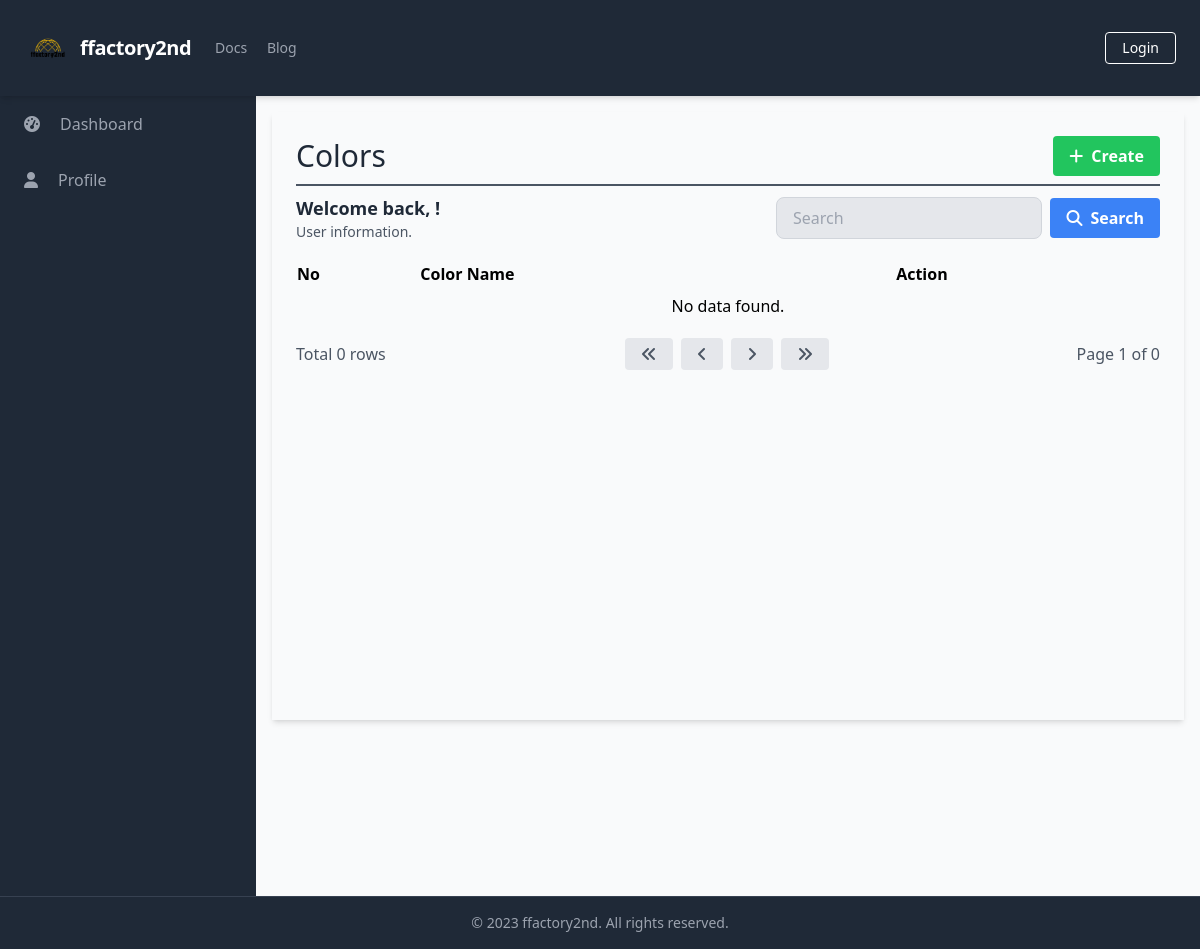
Before: /manage_colors/manage_colors_list.php with the older database file.
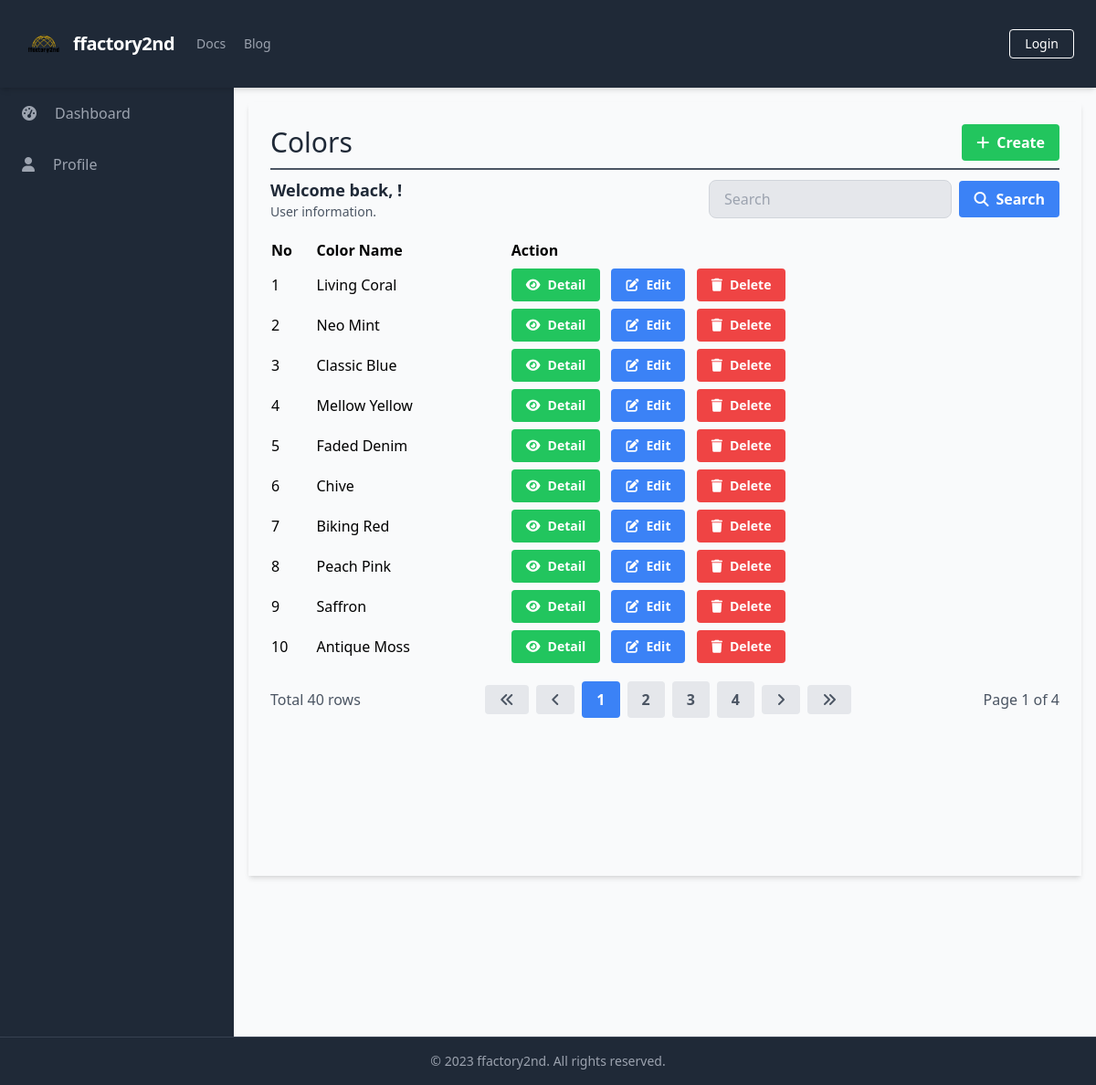
After: the same page with the newer database file.
### tables this page shows
CREATE TABLE `Colors` (
  `ColorID` int(11) NOT NULL,
  `ColorName` varchar(50) DEFAULT NULL
);

### database/connection.php (called while the page is built, shortened)
<?php
$baseUrl = "http://localhost/final_project_ricky_2023/";

### public/manage_colors/manage_colors_list.php (the view, shortened to what the changed rows need)
<?php
require_once('../../database/connection.php');
?>
<?php include_once('../components/header.php'); ?>
<div class="h-screen flex flex-col">
    <div class="flex-grow bg-gray-50 flex flex-row shadow-md">
        <main class="bg-gray-50 flex flex-col flex-1 overflow-y-scroll h-screen flex-shrink-0 sc-hide pb-40">
            <div class="flex items-start justify-start p-6 shadow-md m-4 flex-1 flex-col">
                <div class="flex flex-row justify-between items-center w-full border-b-2 border-gray-600 mb-2 pb-2">
                    <h1 class="text-3xl text-gray-800 font-semibol w-full">Colors</h1>
                </div>
                <div class="flex flex-col w-full">
                    <?php include('../components/search_manage.php'); ?>
                    <table class="min-w-full">
                        <thead>
                            <tr>
                                <th class="text-left py-1">No</th>
                                <th class="text-left py-1">Color Name</th>
                                <th class="text-left py-1">Action</th>
                            </tr>
                        </thead>
                        <tbody>
                            <?php
                            $searchTerm = isset($_GET['search']) ? $_GET['search'] : '';
                            $page = isset($_GET['page']) ? $_GET['page'] : 1;
                            $query = "SELECT * FROM Colors
                                      WHERE ColorName LIKE '%$searchTerm%'
                                      LIMIT 10 OFFSET " . ($page - 1) * 10;
                            $result = $conn->query($query);
                            $queryCount = "SELECT COUNT(*) AS count FROM Colors WHERE ColorName LIKE '%$searchTerm%'";
                            $resultCount = $conn->query($queryCount);
                            $rowCount = $resultCount->fetch_assoc()['count'];
                            $totalPage = ceil($rowCount / 10);
                            $no = 1;
                            while ($row = $result->fetch_assoc()) {
                            ?>
                                <tr>
                                    <td class="py-1"><?php echo $no++; ?></td>
                                    <td class="py-1"><?php echo $row['ColorName']; ?></td>
                                    <td class='py-1'>
                                        <a href="<?php echo $baseUrl; ?>public/manage_colors/manage_colors_detail.php?id=<?php echo $row['ColorID'] ?>" class='bg-green-500 hover-bg-green-700 text-white font-bold py-2 px-4 rounded inline-flex items-center mr-2 text-sm'>
                                            <i class='fas fa-eye mr-2'></i>
                                            <span>Detail</span>
                                        </a>
                                        <a href="<?php echo $baseUrl; ?>public/manage_colors/manage_colors_update.php?id=<?php echo $row['ColorID'] ?>" class='bg-blue-500 hover-bg-blue-700 text-white font-bold py-2 px-4 rounded inline-flex items-center mr-2 text-sm'>
                                            <i class='fas fa-edit mr-2'></i>
                                            <span>Edit</span>
                                        </a>
                                        <button onclick="confirmDelete(<?php echo $row['ColorID']; ?>)" class='bg-red-500 hover-bg-red-700 text-white font-bold py-2 px-4 rounded inline-flex items-center text-sm'>
                                            <i class='fas fa-trash mr-2'></i>
                                            <span>Delete</span>
                                        </button>
                                    </td>
                                </tr>
                            <?php
                            }
                            if ($result->num_rows === 0) {
                            ?>
                                <tr>
                                    <td colspan="3" class="py-1 text-center">No data found.</td>
                                </tr>
                            <?php
                            }
                            ?>
                        </tbody>
                    </table>
                </div>
                <?php include('../components/pagination.php'); ?>
        </main>
    </div>
</div>
</body>
</html>

### public/components/pagination.php
<div class="flex flex-row justify-between items-center w-full mt-4">
    <div class="flex flex-row justify-start items-center">
        <span class="text-gray-600">Total <?php echo $rowCount; ?> rows</span>
    </div>
    <div class="flex flex-row justify-end items-center space-x-2">
        <a href="?page=1&search=<?php echo $searchTerm; ?>" class="bg-gray-200 hover-bg-gray-300 text-gray-600 font-bold py-2 px-4 rounded inline-flex items-center">
            <i class="fas fa-angle-double-left"></i>
        </a>
        <a href="?page=<?php if ($page == 1) {
                            echo $page;
                        } else {
                            echo $page - 1;
                        } ?>&search=<?php echo $searchTerm; ?>" class="bg-gray-200 hover-bg-gray-300 text-gray-600 font-bold py-2 px-4 rounded inline-flex items-center">
            <i class="fas fa-angle-left"></i>
        </a>
        <?php
        $startPage = $page - 2;
        $endPage = $page + 2;
        if ($startPage < 1) {
            $endPage += abs($startPage) + 1;
            $startPage = 1;
        }
        if ($endPage > $totalPage) {
            $startPage -= $endPage - $totalPage;
            $endPage = $totalPage;
        }
        if ($startPage < 1) {
            $startPage = 1;
        }
        for ($i = $startPage; $i <= $endPage; $i++) {
            if ($i == $page) {
                echo "<a href='?page=$i&search=$searchTerm' class='bg-blue-500 hover-bg-blue-700 text-white font-bold py-2 px-4 rounded inline-flex items-center'>$i</a>";
            } else {
                echo "<a href='?page=$i&search=$searchTerm' class='bg-gray-200 hover-bg-gray-300 text-gray-600 font-bold py-2 px-4 rounded inline-flex items-center'>$i</a>";
            }
        }
        ?>
        <a href="?page=<?php if ($page == $totalPage) {
                            echo $page;
                        } else {
                            echo $page + 1;
                        } ?>&search=<?php echo $searchTerm; ?>" class="bg-gray-200 hover-bg-gray-300 text-gray-600 font-bold py-2 px-4 rounded inline-flex items-center">
            <i class="fas fa-angle-right"></i>
        </a>
        <a href="?page=<?php echo $totalPage; ?>&search=<?php echo $searchTerm; ?>" class="bg-gray-200 hover-bg-gray-300 text-gray-600 font-bold py-2 px-4 rounded inline-flex items-center">
            <i class="fas fa-angle-double-right"></i>
        </a>
    </div>
    <div class="flex flex-row justify-end items-center ml-2">
        <span class="text-gray-600">Page <?php echo $page; ?> of <?php echo $totalPage; ?></span>
    </div>
</div>

Changed rows visible on the page:
added colors: ColorName "Living Coral"
added colors: ColorName "Neo Mint"
added colors: ColorName "Classic Blue"
added colors: ColorName "Mellow Yellow"
added colors: ColorName "Faded Denim"
added colors: ColorName "Chive"
added colors: ColorName "Biking Red"
added colors: ColorName "Peach Pink"
added colors: ColorName "Saffron"
added colors: ColorName "Antique Moss"
Other visible differences:
$rowCount: "0" → "40"
$totalPage: "0" → "4"
new list line: "1"
new list line: "2"
new list line: "3"
new list line: "4"
text no longer shown: "No data found."
